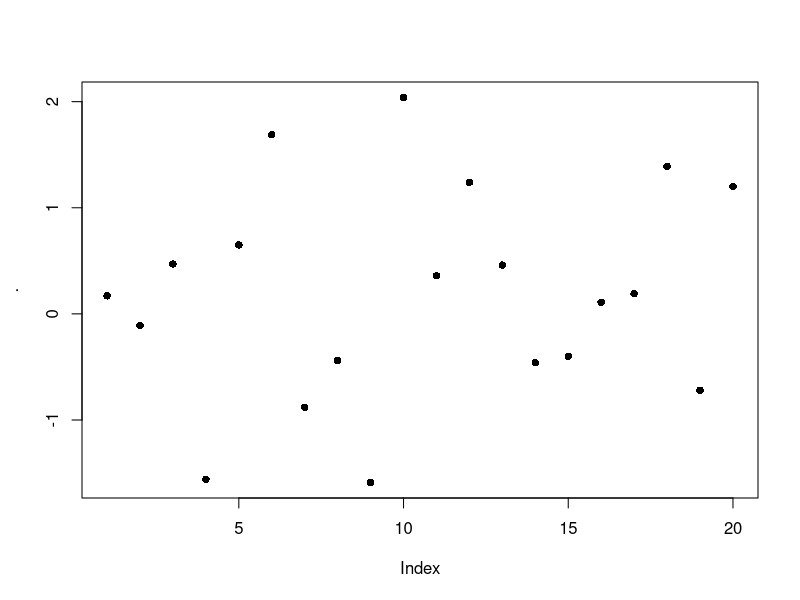
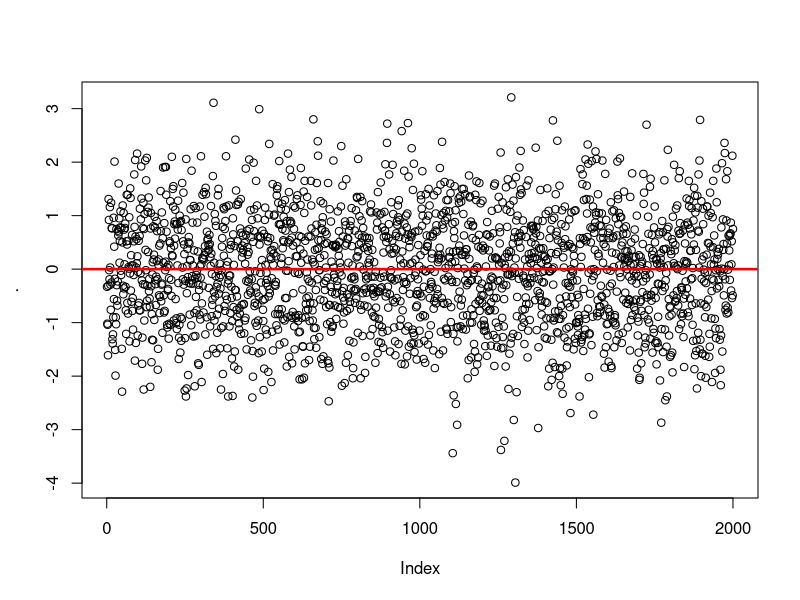

Write R code to recreate these figures, in order. (Note: this script raises an error after producing the figures.)
# __________________________________________________________________
# R VOCABULARY 
# __________________________________________________________________

library("dplyr")
library("reshape2")
library("lazyeval")
library("ggplot2")
library("labeling")
library("lubridate")


# help(package="base")
# rm(list=ls())

# TODO: -------
# duplicated, charmatch, aggregate
# use regular expressions to break filenames into type of file        


# flatten a list: 
(l <- list(item1=4, item2=2, item3=c(100, 200)))  # surrounding with () calls print 
(unlist(l))
(unname(unlist(l)))  # returns numeric vector; also try: unlist(l) %>% unname  


# flattening a list of dates does weird stuff: 
datelist = as.list(c(ymd("2017-01-01"), ymd("2017-01-01")))
unlist(datelist)  # not good 
do.call("c", datelist)  # this is good 


# rep and seq: --------------------
rep(letters[1:3], times=2)  # same as rep(letters[1:3], 2)
rep(letters[1:3], each=2)
rep(letters[1:3], times=2, each=2)
rep(letters[1:3], times=2, each=2, length.out=2)
rep_len(letters[1:3], length.out=40)  # could be useful if you don't know the length of a vector, but you want to keep recycling it until total length reaches a target value. 
rep(letters[1:3], times=(1:3))
rep(letters[1:3], c(1,5,12))

seq(1,26)
seq(1,26,by=3)
seq(1,26, length.out=4)  # generates a sequence of length.out=4 equally spaced values from 1 to 16. (length.out is usually abbreviated to length or len, and seq_len is much faster.)
seq(along.with=month.abb)  # can abbreviate as e.g. seq(month.abb) or seq(letters); verbose alternative: seq(1, length(month.abb))
seq(along.with=rnorm(20))# generates sequence 1,2,3... ending with length(month.abb)
seq(c("apple", "orange", "banana"))

x<-round(rnorm(20), 2); names(x) <- seq(rnorm(20)); x %>% plot(pch=16) 
x<-round(rnorm(2000), 2); names(x) <- seq(rnorm(2000)); x %>% 
  plot(pch=1) %>% abline(h=0, lwd=2.5, col="red")


any(c(rep(FALSE, 9), TRUE))  # any TRUEs in the vector? 
any(c(2<1, 4>5, 6==7))

x <- c(4,3, NA, 1,1,23)
any(is.na(x))  # is.na(x) returns a logical of same length as x 



x<- rnorm(10)
range(x)
all(x < 2)  # x<2 returns a logical vector of same length as x; all(x<2) returns TRUE only if all values are TRUE 
all(x < 2, x > (-2))
all(1<2, 2==2, 3>2)
all(c(TRUE, TRUE, TRUE, FALSE))


4 %in% c(1,1,4,1)  # TRUE 
"s" %in% letters  # TRUE
1:4 %in% 1:10  # returns vector of same length as vector on left side of %in%
c(1:4, 12) %in% 1:10
c("g", 7) %in% letters 


match("s", letters)
match(c("a", "s", "f"), letters)
x <- c(4,3, NA, 1,1,23, NA)
match(NA, x)  # Note that match() only returns first match 


which(c(rep(FALSE, 5), TRUE, rep(FALSE, 4), TRUE))  # Takes a logical vector, returns numeric pointing to positions of TRUE values 
which(c(4==5, 2==3))
which(c(4==5, 2==3, 3==3, 4<5, 9>4))


x <- rep(1.0,10); y <- rep(0.99999999999, 10)
all.equal(target=x, current=y, tolerance = 10^-10)
all.equal(target=x, current=y, tolerance = 10^-20)


identical(2, 2.0)  # TRUE 

set.seed(1)
x <- rnorm(10)
set.seed(1)
y <- rnorm(10)
identical(x,y) # TRUE 


stopifnot(c(TRUE, TRUE))
stopifnot(c(FALSE, TRUE))  # returns an error if not all TRUE 
stopifnot(c(2<3, 4>5))


x <- airquality[, -1] # x is a regression design matrix
y <- airquality[,  1] # y is the corresponding response
stopifnot(complete.cases(y) != is.na(y))  # complete.cases returns a logical 
ok <- complete.cases(x, y)  # returns logical of same length as num rows of x and y
sum(!ok) # how many are not "ok" ? NOTE that "!" on a logical gives its inverse: !c(TRUE, FALSE) = c(FALSE, TRUE)
x <- x[ok,]
y <- y[ok]


# subsetting: -----
# 3 ways of subsetting a df for first column:
airquality[1]  # returns data frame (which is a type of list; subsetting list with [] always gives list)
airquality[[1]]  # returns the *contents* of element 1 in the df - integer atomic vector. [[]] can only return 1 thing 
airquality$Ozone  # returns integer atomic vector. Note that $ is shorthand, where x$y = x[["y", exact=FALSE ]]



cumsum(1:10)  # pseudocode: for i in 1:10, result[1] = i, result[2]=i+result[1]
cumprod(1:10)
cummin(1:10)  # along the entire length of input vector, 1 is min 
cummax(10:1)


# row and column sums, means: ---------------
x <- data.frame(x=rnorm(10)*10, y=rnorm(10)) %>% print 
colSums(x)
rowSums(x) %>% data.frame()

apply(x, 1, mean)  # means of rows 
apply(x, 2, mean)  # means of columns 


# first differencing: -----------
diff(1:10, lag = 1, differences = 1)  # diff gives differecnes between successive elements in a vector 
diff(seq(1,50, by=5), lag=1, differences=1)
(diffs1 <-diff(c(1,5,2,2,10,.5,-1,3,-4,30), lag = 1, differences = 1))
length(diffs1)

# second differencing: 
(diffs2 <-diff(c(1,5,2,2,10,.5,-1,3,-4,30), lag = 1, differences = 2))  
diffs2 == diff(diffs1, lag = 1, differences = 1)  #  setting arg differences > 1 means you recursively apply diff a specified number of times 
length(diffs2)  # note that this has one less element than diffs1

# differencing at lags (i.e. not immediately successive elements)
(diffs3 <-diff(c(1,5,2,2,10,.5,-1,3,-4,30), lag = 2, differences = 1))  
length(diffs3)


# removing duplicate rows from a df: -----------
# path.join.filter.dedup <- path.join.filter[!duplicated(path.join.filter), ]


# cut a range to get a factor: -------------------
x <- 1:100 
cut(x, breaks=seq(0,100,5), labels= paste("Level", 1:20))  # divide range of x into levels of a factor; 
# note that length of labels is 1 less than length of breaks
# also, first value of breaks is lower than min value of x 
table(cut(x, breaks=seq(0,100,5), labels= paste("Level", 1:20)))



# reorder factor levels using values in another column -------------
# first create data: 
df <- data.frame(area=letters[1:10], 
                 total=c(10,2,1,rnorm(6),20)); df

# graph looks ugly: 
ggplot(df, aes(x=area, y=total)) + geom_bar(stat="identity")

# find order of factor levels that you want: 
order(df$total)  # this gives ascending order; for descending, rev(order(df$total))

# reset factor levels: 
df <- df %>% mutate(area=factor(area, 
                          levels=area[order(df$total)])); df

str(df)  # factor levels reset

# graph again: 
ggplot(df, aes(x=area, y=total)) + geom_bar(stat="identity")  # SUCCESS!


# if there is an obvious way to order your factor levels (e.g. alphabetical), 
# you can try using ordered(): 
# create a factor with default ordering: 
ordered(rep(1:12, length=24))
ordered(c("blue", "green", "yellow"))
ordered(paste0("level_", 1:30))  # doesn't work well 

# let's try again: 
two.digits.numbers <- 
      sapply(1:30, function(x){
            x.char <- as.character(x)
            if (nchar(x.char) < 2){
                  x <- paste0("0", x)
            } else {
                  x <- x.char
            }
            return(x)
      }
      )

ordered(paste0("level_", two.digits.numbers))  # works! 

#**************************************************





#**************************************************
pmin(1:4, 0:3)  # gives "parallel" min - min of each pair of elements, where one element is from vector1, the other from v2. 

x <- sort(rnorm(100));  cH <- 1.35
quantile(x, probs = seq(0, 1, 0.25), na.rm = FALSE, names = TRUE)
# quantiles are cutpoints dividing the range of a probability distribution into contiguous intervals with equal probabilities. 
# quartiles are the three cut points that will divide a dataset into four equal-size groups
pmin(cH, quantile(x)) # no names
pmin(quantile(x), cH) # has names
plot(x=x, y=pmin(cH, pmax(-cH, x)), type = "b", main =  "Huber's function")



# & and && --------
x <- 1 
y <- 1

if (x==1 & y==1){print("yes")} else {print("no")}
if (x==1 && y==1){print("yes")} else {print("no")}
# when x and y are single element vectors, doesn't make a difference 

x <- c(1,1) 
y <- c(1,0)

if (x==1 & y==1){print("yes")} else {print("no")}
# "single &" returns warning: only first element used. Compare with: 
x==1 & y==1  # no warning, but this output can't be used in an if()
               # condition easily 

if (x==1 && y==1){print("yes")} else {print("no")}
# && evaluates left to right examining only the first element of each vector
# Hence, && is preferred in if conditions 

# compare: 
x==1 && y==1
x[2]==1 && y==1  # comparing second element of x (which is first element
                 # of x[2]) with first element of y


# merge: -------------------------------
# merging vectors (doesn't make much sense): 
x <- letters
y <- letters[3:4]
merge(x,y)  # prob not what you want: this is the cartesian product (?) of the 2 sets 


# MERGING DATA FRAMES: -----------
# if the column you're merging on has the same name in both dfs, there's no need to 
# specify by="" argument, because it is automatically interpreted that you are joining on that column 

x <- data.frame(a=letters, b.x=rnorm(26)) %>% print 
y <- data.frame(a=c(letters[3:4], "test"), d.y=rnorm(3), e.y=rep("yo", 3)) %>% print 

merge(x,y)  # inner join; 
merge(x,y, all=TRUE)  # outer join
merge(x,y, all.y=TRUE)  # right join
merge(x,y, all.x=TRUE)  # left join
merge(x,y, all.x=TRUE, all.y=TRUE)  # outer join again




# if the column you're merging on has the diff name in the 2 dfs, you need to specify the 
# by.x and by.y arguments 

x <- data.frame(a=letters, b.x=rnorm(26))
y <- data.frame(a.y=c(letters[3:4], "test"), d.y=rnorm(3), e.y=rep("yo", 3))

merge(x,y, by.x="a", by.y="a.y")  # INNER JOIN 
merge(x,y, all=TRUE, by.x="a", by.y="a.y")  # OUTER JOIN 
merge(x,y, all.y=TRUE, by.x="a", by.y="a.y")  # RIGHT JOIN
merge(x,y, all.x=TRUE, by.x="a", by.y="a.y")  # LEFT JOIN 


#... another example: -----------------
authors <- data.frame(
      surname = I(c("Tukey", "Venables", "Tierney", "Ripley", "McNeil")),
      nationality = c("US", "Australia", "US", "UK", "Australia"),
      deceased = c("yes", rep("no", 4)))
books <- data.frame(
      name = I(c("Tukey", "Venables", "Tierney",
                 "Ripley", "Ripley", "McNeil", "R Core")),
      title = c("Exploratory Data Analysis",
                "Modern Applied Statistics ...",
                "LISP-STAT",
                "Spatial Statistics", "Stochastic Simulation",
                "Interactive Data Analysis",
                "An Introduction to R"),
      other.author = c(NA, "Ripley", NA, NA, NA, NA,
                       "Venables & Smith"))

(m1 <- merge(authors, books, by.x = "surname", by.y = "name"))
(m2 <- merge(books, authors, by.x = "name", by.y = "surname"))


#... merging on dates: --------------
admits <- data.frame(dates = as.Date(c("2017-01-12", "2017-01-15")), 
                     num_cases = c(450,12))
census <- data.frame(dates = as.Date(c("2017-01-12", "2017-01-31")), 
                     num_pts = c(14030, 9912))
date_string <- data.frame(dates = seq(as.Date("2017-01-01"), as.Date("2017-01-31"), by="1 days")) 

# column to match on has same name in all 3 dfs, so no need to specify "by=" argument 
finaldf <- merge(date_string, admits, all.x=TRUE) %>% 
                  merge(census, all.x=TRUE) %>% print 

# if appropriate, replace NAs with zeroes: 
finaldf <- mutate(finaldf, 
                  num_cases=sapply(num_cases, function(x) if(is.na(x)==TRUE){0} else {x}), 
                  num_pts=sapply(num_pts, function(x) if(is.na(x)==TRUE){0} else {x})
                  ) %>% print 

finaldf.m <- melt(mutate(finaldf, dates=as.character(dates))) %>% print 
dcast(finaldf.m, dates ~ variable)  # reverses the melting operation 
dcast(finaldf.m, variable ~ dates)  # reverse rows and columns 

# ... merging with dplyr::right_join: --------
# path.join.phn <- right_join(path, path.waitlist.data,
#                             by =c("mrn" = "mrn.w", 
#                                   "ad.date.adtc" = "ad.date"))


# sort and order: ------------------
x <- c(1,1,3,-1,0,19,1,9,7,32)
sort(x)
sort(x, decreasing=TRUE)
rev(x)  # just reverses arguments 

order(x)  # returns an ordered numeric vector: order(x)[1] returns the position in x where the smallest element in x is found 
x[order(x)]  # arranges x in ascending order 


# Run-length encoding (RLE) is a very simple form of lossless data compression in which runs of data (that is, sequences in which the same data value occurs in many consecutive data elements) are stored as a single data value and count, rather than as the original run
x <- rev(rep(6:10, 1:5))
rle(x)
class(rle(x))  # type of list
rle(x)[1]
unname(unlist(rle(x)[1]))

z <- c(TRUE, TRUE, FALSE, FALSE, TRUE, FALSE, TRUE, TRUE, TRUE)
rle(z)
rle(as.character(z))

x <- c(rep("a", 4), "c", rep("g", 10))
unique(x)

# TABLE ----------------------------------------------
df <- data.frame(a=sample(100,10), 
                 b=sample(2000, 10))
table(df)  # you can call table() on purely numeric data, but it's kinda useless 
table(df$a)  # still useless 

df$c= sapply(1:10, function(x) sample(c("Group1", "Group2"), 1, replace=TRUE))
df

table(df)  # still pretty useless 
table(select(df, a,c))   # possibly useful: this converts the data from "long" to "wide" format; compare with > select(df[order(df$a), ], a,c)
table(select(df, b,c))  # possibly useful 
table(df$c)  # probably the best use of table() for this data 


# Simple frequency distribution:
table(rpois(100, 5))  # n=100, lambda=5
table(state.division, state.region)

with(airquality,
     table(OzHi = Ozone > 80, Month, useNA = "ifany"))  # with() seems to be a 
# precursor to the pipe operator (%>%)


# copy table from R to Excel: ---------------------
df <- data.frame(a=rnorm(20), b= sample(c(TRUE, FALSE), 20, replace=TRUE)) # %>% print
write.table(df, file="clipboard", sep="\t", row.names=FALSE)  # now paste in Excel 

# copy via clipboard from excel to R: 
#select column in excel %>%
x <- readClipboard()


# ifelse() : ------------------------------------
x <- c(6:-4)
sqrt(x)  #- gives warning
sqrt(ifelse(x >= 0, x, NA))  # no warning

## Note: the following also gives the warning !
ifelse(x >= 0, sqrt(x), NA)

l <- sample(c("a", "b", "c"), 1)
ifelse(l >= "b", "high", "low")


# DATES --------------------------------------------
# ...create strings of dates ----
seq(ISOdate(2017,1,1), ISOdate(2017,1,31), by="day") %>% substr(1,11)  # Jan to Feb 

seq(ISOdate(2017,1,1), ISOdate(2017,1,31), by="7 day") %>% 
  substr(1,11)  # only week start dates 

seq(ISOdate(2017,2,1), ISOdate(2017,1,1), by="-1 day") %>% substr(1,11)  # Feb to Jan 

# Note: ISOdate() is a wrapper for strptime()


# Alternatively, you can use as.Date: 
seq(as.Date("2017-01-01"), as.Date("2017-04-05"), by="1 day")

dates <- seq(as.Date("2017-01-01"), as.Date("2017-04-05"), by="7 day")  # only first day of weeks 
date_and_wkday <- data.frame(dates = dates, 
                             days = weekdays(dates)) %>% print 




# ...identify fiscal year from date : -------------------
x <- data.frame(date = c("2013-01-01", "2013-06-06", "2015-02-28", "2015-09-04"), 
                m=rep(NA,2), 
                y=rep(NA,2), 
                fyear = rep(NA,2)); x

for(i in 1:nrow(x)){
      x$m[i] <- substr(x$date[i], 6,7) %>% as.numeric
      x$y[i] <- substr(x$date[i], 1,4) %>% as.numeric
      if(m[i] %in% 4:12){
            x$fyear[i] <- x$y[i]+1
      } else {
            x$fyear[i] <- x$y[i]
      }
}
print(x)

# without extra columns for date and year: 
x <- data.frame(date = c("2013-01-01", "2013-06-06", "2015-02-28", "2015-09-04"), 
                fyear = rep(NA,2)
                ); x

for(i in 1:nrow(x)){
      m <- substr(x$date[i], 6,7) %>% as.numeric
      y <- substr(x$date[i], 1,4) %>% as.numeric
      if(m %in% 4:12){
            x$fyear[i] <- y+1
      } else {
            x$fyear[i] <- y
      }
}
print(x)



# using lubridate package: ----------------------------------------
dates <- c("2017-01-01", "2017-02-01", "2017-08-21")

class(dates)  # "character"


ymd(dates) # %>% class  # "Date"
# this function takes a char and converts to date, using the ymd format to 
# do the conversion. It DOESN'T *cast* to ymd format 

mdy(dates)  # doesn't work 
dates2 <- c('12-31-2017'); class(dates2)
mdy(dates2); class(mdy(dates2))

# convert to time in format hh:mm
timechar <- "12:30"
time <- strptime(timechar, format="%R"); time2
time <- strptime(timechar, format="%I"); time2


# convert ymd to mdy: 
ymd(dates) %>% format('%m%d%Y')

# arithmetic with dates and times: 



# SET OPERATIONS ---------------------------------------------

setA<-c("a", "b", "c", "d", "e")
setB<-c("d", "e", "f", "g")

union(setA,setB)
intersect(setA,setB)
setdiff(setA,setB)  # Note, however, that the difference between two sets is order-dependent. It is the material that is in the first named set, that is not in the second named set. 
setequal(c(setdiff(setA,setB),intersect(setA,setB),setdiff(setB,setA)), 
         union(setA,setB))


# SAMPLE() --------------------------------------------------
sample(10)  # gives permutation of all elements; same as sample(1:10)
sample(10, 1) 
(x <- sample(10, replace=TRUE)); setdiff(1:10, x)
sample(letters, 3)

sample(c("a", "b"),1, prob=c(.9, .1))  # The optional prob argument can be used to give a vector of weights for obtaining the elements of the vector being sampled. They need not sum to one, but they should be non-negative and not all zero.

# create a discrete distribution with specified probabilities:
v <- vector()
for(i in 1:1000){
  v[i] <- sample(c(TRUE, FALSE, "error"), 1, prob=c(.90, .09, .01))
}

table(v) %>% barplot  # plotting with base R 

# plotting with ggplot: 
dat <- as.data.frame(table(v)) %>% melt %>% select(1,3)
ggplot(dat, aes(x=v, y=value)) + 
  geom_bar(stat="identity") + 
  geom_hline(yintercept=0, size=1)



# COMBINATIONS --------------------------------------------------
choose(3,2)  # number of combinations of 2 elements that can be chosen from a set of 3 elements 
choose(10,1); choose(10,2); choose(30,2)

# counting num permutations: 
n <- 10
k <- 5 
choose(n,k)*factorial(k)

par(mfrow=c(2,1))
# graph of num combinations 
sapply(1:10, function(x) choose(10, x)) %>% 
  plot(type='l', main="num permutations, combinations of x objects from a total of 10 objects", 
       xlab = "x", 
       ylab = "num combinations")

# graph of num permutations 
sapply(1:10, function(x) choose(10, x)*factorial(x)) %>% 
  plot(type='l', 
       xlab = "x", 
       ylab = "num permutations")
par(mfrow=c(1,1))


# sample with/without replacement: -----------
sample(10)  # same as sample(1:10); default is replace=FALSE 
sample(10,2)
sample(10,100, replace=TRUE) 
sample(c("hi", "bye"), 30, replace=TRUE)

# simulate 100 rolls of a die: 
sample(6, 100, replace=TRUE) %>% mean
sample(6, 100, replace=TRUE) %>% mean


# find all files in a folder and all subfolders: ---------
setwd("\\\\vch.ca/departments/Projects (Dept VC)/Patient Flow Project/Coastal HSDA/2017 Requests/2017.10.10 LGH redevelopment - patient flow between old and new buildings")
list.files()
list.files(recursive = TRUE)
writeClipboard(list.files(recursive = TRUE))  # paste in notepad

files.df <- data.frame(file=as.character(list.files(recursive = TRUE)))
files.df <- mutate(files.df, 
                   file=as.character(file), # for some reason as.character 
                                              # didn't work above  
                   type=sapply(file, 
                               function(x){
                                     splitname <- strsplit(x, split="\\.") %>% 
                                                unlist %>% unname 
                                     l <- length(splitname)
                                     return(splitname[l])
                               }
                   ))

# examine structure: 
str(files.df)
head(files.df, 10); tail(files.df, 10)  

# get only R files: 
r.files <- filter(files.df, 
                  type=="R") %>% print


# FILL CONTAINER WITH LOOP: ----------------------
# create an empty container and fill it using a loop. We require that any type and any number of objects can be placed in the container, regardless of whether they are numeric or character or logical: 
container <- vector(mode="list")
# container <- list()  # this also seems to work? 

for(i in 1:10){
  x <- rnorm(1)
  print(paste("x=", x))
  if (x < 0.01){
    container[i] <- list(1:10)    
  } else if (x < 0.8) {
    container[i] <- list(rnorm(i))
  } else {
    container[i] <- list(rep("test", i))
  }
}

str(container)
summary(container)



# BUILD A DATAFRAME WITH A LOOP: --------------
# set up empty list: 
datalist = list()

for (i in 1:5) {
      # ... make some data
      dat <- data.frame(x = rnorm(10), y = runif(10))
      dat$i <- i  # maybe you want to keep track of which iteration produced it?
      datalist[[i]] <- dat # add it to your list; NOTE THAT WE USE [[]] !!!!
}

datalist  # each element of hte list is a dataframe 
# compare datalist[1] with datalist[[1]]; first is a list, second is contents 
      # within that list 

# join elements of list into a single df with do.call()
big_data = do.call(rbind, datalist) %>% print 

# alternative without using do.call: 
df1 <- datalist[[1]]
for(i in 2:5) {df1 <- rbind(df1, datalist[[i]])}
df1

identical(big_data, df1)  # TRUE 

# LAPPLY AND FRIENDS: -------------------------------
x <- list(a = 1:10, beta = exp(-3:3), logic = c(TRUE,FALSE,FALSE,TRUE)) %>% print 

# > lapply: -------------
# compute the list mean for each list element
lapply(x, mean)
# median and quartiles for each list element
lapply(x, quantile, probs = 1:3/4)
# Format for lapply is lapply(X, FUN, ...). Note that "probs=1:3/4" is being passed to "..." above, and is "passed to" the function quantile(). 

# > sapply and vapply ------
sapply(x, quantile)
i39 <- sapply(3:9, seq) # list of vectors
sapply(i39, fivenum)  # five number summary as a vector 
vapply(i39, fivenum)
vapply(i39, fivenum,
       c(Min. = 0, "1st Qu." = 0, Median = 0, "3rd Qu." = 0, Max. = 0))  
#^^ 3rd arg is FUN.VALUE: a vector template for the return value from FUN
# vapply is very similar to sapply, but with predefined format for output 




# > using apply to find row/column means -------
apply(x, 1, mean)  # means of rows 
apply(x, 2, mean)  # means of columns 

# > mapply: --------------
# mapply is a multivariate version of sapply
mapply(rep, x = 4:1, times=4:1)
# each iteration, rep takes 2 args one from the first arg from mapply, one 
#     from the second 

mapply(rep, times = 1:4, MoreArgs = list(x = 42))
# MoreArgs is used to pass arguments that are NOT "vectorized over"...? 
mapply(rep, times = 1:4, x=list(x = 42))  # what's the difference? 

mapply(function(x, y) seq_len(x) + y,  # define function to be applied 
       c(a =  1, b = 2, c = 3),  # names from first
       c(A = 10, B = 0, C = -10))
# pseudocode: create sequence of length a=1, then add A=10 to EACH element; 
#             create sequence of length b=2, then add B=0 

rnorms <- data.frame(n=rep(100,2), 
                     mean=c(4,50), 
                     var=c(.5, 3)) %>% print 
mapply(rnorm,
       n=rnorms$n, 
       mean=rnorms$mean, 
       sd=sqrt(rnorms$var)) %>% as.data.frame 

# **********************************
(v <- structure(10*(5:8), names = LETTERS[1:4], 
                types=c("red", "yellow", "blue", "green")))
# structure() returns the given object with further attributes that you can 
# set 

# not entirely sure what's happening here: 
f2 <- function(x, y) outer(rep(x, length.out = 3), y)
(a2 <- sapply(v, f2, y = 2*(1:5), simplify = "array"))
a.2 <- vapply(v, f2, outer(1:3, 1:5), y = 2*(1:5))
stopifnot(dim(a2) == c(3,5,4), all.equal(a2, a.2),
          identical(dimnames(a2), list(NULL,NULL,LETTERS[1:4])))

# ...sampling distribution of sample mean of exp r.v.: ----
replicate(10000, mean(rexp(10))) %>% hist

# using ggplot: 
df <- replicate(10000, mean(rexp(10))) %>% as.data.frame  
colnames(df) <- "value"

# set a theme variable that can be used for graphs later: 
mytheme <- theme(axis.text.x=element_text(size = 16),
                 axis.text.y=element_text(size=14),
                 
                 axis.title.x=element_text(size=20), 
                 axis.title.y=element_text(size=18), 
                 
                 strip.text.x=element_text(size=18), 
                 
                 panel.background = element_rect(fill = NA))

# without setting theme: 
p1 <- ggplot(df, aes(x=value)) + 
  geom_histogram(aes(y=..count..)) + # not really necessary to specify 
  # aes(y=..count..), but good to be explicit. You can just give 
  # "+ geom_histogram() +"  ...
  scale_x_continuous(limits=c(0,3), 
                     labels=seq(0,3, .25), 
                     breaks=seq(0,3, .25), 
                     expand = c(0,0)) +  # used to remove space between 
                                         # axis and labels  
      scale_y_continuous(expand = c(0,0)) + 
      
      geom_hline(yintercept=0, size=1) + 
      geom_vline(xintercept = 0, size=1);p1

# with theme: 
p1 + mytheme

# add density: 
(p2 <- p1 + geom_density(aes(y=..density..*900), size=1, colour="blue", alpha=.8))

p3 <- ggplot(df, aes(x=value)) + 
  geom_density(aes(y=..density../sum(..density..))); p3 
#   geom_histogram(aes(y=..density../sum(..density..)), fill=NA, colour="black")


# summary(p1); summary(p2)


# ... use lapply to create multiple distribution curves: -----

# create input vector: 
input=seq(-4,4, length=1000)

# define dist function family: X~N(0, 1/n): 
fx <- function(n, input_vector){
      dnorm(input_vector, mean=0, sd=(1/sqrt(n)))  # change to pnorm() to get CDFs 
}

# create data frame with x and f(x) values for different values of n: 
normal_curves <- lapply(seq(1:20), fx, input_vector=input) %>% 
      # "input_vector=x" => specify that second arg of fx always 
      # takes value x
      as.data.frame

colnames(normal_curves) <- paste0("n", 1:20)
normal_curves <- mutate(normal_curves,
                        x=input) %>%  # x is input vector
                  select(21,1:20)

str(normal_curves)

# putting data in long form to allow facetting by value of n: 
normal_curves_long <- melt(normal_curves, id.vars = "x")
str(normal_curves_long)

p1 <- ggplot(normal_curves_long, aes(x=x, y=value, group=variable)) + 
      geom_line() + 
      geom_text(data=filter(normal_curves_long,
                            x>=1 & x<=1.01),  # filtering to get single point from each                                                  curve 
                aes(label=variable), 
                col="red") ; p1 

# splitting data frames with split( ) :  --------------------------
split(mtcars, mtcars$cyl)

# example from split( ) help: 
require(stats); require(graphics)
n <- 10; nn <- 100
g <- factor(round(n * runif(n * nn)))  # 1000 integer values between 0:10  
x <- rnorm(n * nn) + sqrt(as.numeric(g))  # 1000 random values 
xg <- split(x, g)  %>% print  # note that each vector is of a different length 
boxplot(xg, col = "lavender")  # when g is large, sqrt(g) is large, so x values 
      # are higher 

sapply(xg, length)  # how many values in each group? lapply() %>% unlist( )
      # also works: 
# lapply(xg, length) %>% unlist
sapply(xg, mean)  # mean x value by level of g
# lapply(xg, mean) %>% unlist 


### Calculate 'z-scores' by group (standardize to mean zero, variance one)
z <- unsplit(lapply(split(x, g), scale), g)

# same thing, using pipes: 
z <- split(x,g) %>%  # split by levels of g 
      lapply(scale) %>%  # apply function scale() to each component 
      unsplit(g)   # combine back into a vector
plot(z)



# and check that the within-group std dev is indeed one:  
tapply(z, g, sd)  
# Interpretation: tapply takes 2 vectors, *splits* the first according to levels of 
# the second (thus creating a "ragged array"), then it *applies* a function to 
# each component, then it *combines* the results back into a vector.


# scale(x, center = TRUE, scale = TRUE): -----------
# If center is TRUE then centering is done by subtracting the column 
# means (omitting NAs) of x from their corresponding columns, and if 
# center is FALSE, no centering is done. 
# You can also supply a numeric vector of same length as num cols of x 
# to specify a particular value to subtract from each column entry. 
# 
# If scale is TRUE then scaling is done by dividing the (centered) 
# columns of x by their standard deviations if center is TRUE, and 
# the root mean square otherwise.



# Compound assignment pipe operator: ---------
# let's say we want an input vector of norm rvs, but it's lenght has to also be 
# a POISSON rv. We start by assigning the lenght, then generate a rnorm vector of 
# that length: 

# > approach 1: --------
set.seed(111)
(input <- rpois(1, 10))

# now update input
input <- input %>% rnorm %>% print 

# > approach 2: ----------
input %<>% rnorm %>% print 






# Pattern Matching and Replacement -------------------------------
# grep(value = FALSE) returns a vector of the indices of the elements of x that yielded a match (or not, for invert = TRUE. This will be an integer vector unless the input is a long vector, when it will be a double vector.                                                                                            

# grep(value = TRUE) returns a character vector containing the selected elements of x (after coercion, preserving names but no other attributes).

# grepl returns a logical vector (match or not for each element of x).

grep("[a-z]", letters)
grep("May", month.abb, invert=TRUE)  # find months that are NOT "May"
grep("wed", tolower(c("Monday", "Tuesday", "Wednesday")))
grep(c("wed", "mon"), tolower(c("Monday", "Tuesday", "Wednesday")))  # In grep(c("wed", "mon"), tolower(c("Monday", "Tuesday", "Wednesday"))):argument 'pattern' has length > 1 and only the first element will be used

charmatch(c("mon", "wed"), tolower(c("Monday", "Tuesday", "Wednesday", "Monday")))
# note that charmatch can take more than one element in its first argument. However, its rules for return values are a bit strange: 
      # if unique exact match OR (unique partial match and no exact match) -> 
            # match index returned
      # if multiple exact OR multiple partial -> 0 returned 
      # if no match, then nomatch argument value returned 
      # Thus, charmatch can be useful in seeing whether a value can be used 
            # as a unique identifier?? 

grep("o", letters)  # 15
grep("o", "food")  # 1
grep("o", c("food", "wood"))  # 1,2 
grep("o", c("food", "wood"), value=TRUE)
grepl("o", c("food", "wood"))

# note that "food" is a single element, which does contain an "o", so we get 1 returned. The 2 "o"s in food are not counted seperately. To do that, try: 

countOs <- function(x){
  require("dplyr", lib="H:/R packages")
  
  x.split <- strsplit(x, split=NULL) %>% unlist 
  
  returnOs <- function(x1){
    x2 <- tolower(x1)
    if(x2=="o"){1}
    else{0}
  }
  
  sapply(x.split, returnOs) %>% sum
}

# test function: 
test_countOs <- function(){
  sapply(list("hi", "hO", "OOoo", "yo", "only one", "frib", "N00", "123"),
         countOs)
}
test_countOs()

# apply the function: 
countOs("food")  # 2
countOs("Markov chains were introduced by Andrei Andreevich Markov (1856-1922) and were named in his honor.")  # 5 

# note how the function "countOs" promotes modularity and abstraction in the code: it is completely self-contained, so it doesn't need to refer to a function or object defined anywhere else, so you can use it in any environment. Just give it the input it expects and it will give you the output you expect. This is how you keep code from getting ridiculously complicated and interconnected. 

gsub("g", "Goose", letters)
gsub("g", NA, letters)

strings <- c("foo", "foo", "bar", "foo", "qux")
sub("foo", "yib", strings) 
gsub("foo", "yib", strings) 
# what's the difference between sub and gsub? 

# FUNCTIONS ------------------------------------------

# Use of "...": --------------------------------------
f <- function(...){
  list(...)
}
# f takes a variable number of arguments (i.e. user can put in anything they like there), then just lists what those arguments were. 


# TEST CASES: 
# function call: 
f(x=2, l=TRUE)

# Another function: 
f2 <- function(x,y, ...){
  print(x/y)
  otherArgs <- list(...)
  print(otherArgs)
  if (length(list(...)) > 0){
      if (any(unlist(list(...)))){
          print("At least one TRUE in otherArgs")
      } else {
          print("No TRUEs in otherArgs")
      }
  } else {
      print("No TRUEs in otherArgs")
  } 
}

# function call:
f2(1,5,TRUE, FALSE)
f2(1,5)
f2(1,5,FALSE, FALSE)

# Using ... in a useful way: ----------------------------------

# write a function that drops extreme values, then returns quantiles:
# in general, this approach could be useful because you can build in several steps into a single function (step1: drop extreme values, step2: calculate quantiles). However, you need a way to pass in arguments that will be used in later steps. That's what "..." is for. 

x <- rnorm(50)

f3 <- function(x){
  x2 <- sort(x)
  lower.limit <- quantile(x2, prob=.1)
  upper.limit <- quantile(x2, prob=.9)
  x3 <- x2[x2>lower.limit & x2<upper.limit]
  quantile(x3)
}

f3(x)  # compare with quantile(x)
f3(x, probs=c(.25, .5, .75))  
# Error in f3(x, probs = c(0.25, 0.5, 0.75)): unused argument (probs = c(0.25, 0.5, 0.75))

# To prevent the error, we need to rewrite f3 to allow it to take extra arguments: 

f4 <- function(x, ...){
  x2 <- sort(x)
  lower.limit <- quantile(x2, prob=.1)
  upper.limit <- quantile(x2, prob=.9)
  x3 <- x2[x2>lower.limit & x2<upper.limit]
  otherargs <- list(...)
  
  if(!is.null(otherargs)){
#     print(otherargs)  # note that this is just printed, not returned by the function
  }
  
  if(!is.null(otherargs$probs)){
#     print(quantile(x3, probs=otherargs$probs))
    quantile(x3, probs=otherargs$probs) %>% unlist
  } else {
#     print(quantile(x3))
#     print("default probs used")
    quantile(x3) %>% unlist
  }
}

# FUNCTION CALLS: 
f4(x)  # compare with quantile(x)
f4(x, probs=c(.08, .35, .57, .75, .99))  # compare with quantile(x, probs=c(.08, .35, .57, .75, .99))
f4(x, probs=c(.08, .35, .57, .75, .99), na.rm=TRUE)

# note what we can do with function f4: 
vectors <- vector(mode="list")
for(i in 1:10000){
  vectors[i] <- list(rnorm(500))
}

result <- lapply(vectors, f4, probs=c(.08, .35, .57, .75, .99), arg=NULL) %>%
  as.data.frame
names(result) <- paste0("sample_", 1:length(vectors))
str(result)
summary(result)
# result

result.long <-  melt(result) %>% 
  mutate(probs=as.factor(rep(c(.08, .35, .57, .75, .99), length(vectors)))) %>% 
  select(variable, probs, value)
str(result.long)
head(result.long, 100)

# quick analysis: 
boxplot(result.long$value)
filter(result.long, probs==.08) %>% select(value) %>% boxplot 
plot(value~probs, data=result.long)

# using ggplot: 
p1 <- ggplot(result.long, aes(x=probs, y=value)) + 
  geom_boxplot()  
#   facet_wrap(~probs, ncol=2)
p1


p08 <- filter(result.long, probs==.08) %>% select(value) %>% unlist
p57 <- filter(result.long, probs==.57) %>% select(value) %>% unlist

plot(p57~p08)

# ...rationale-----------------------------------------------------------
# without f4, how would you do this? First loop over vectors to remove extremes, then loop over the result to calculate quantiles. Okay, but what if there were e.g. 10 intermediate steps requiring a different function for each? It would be very inelegant to have to write 10 loops and keep passing the result from one to the next. 

# Instead, we can put all the intermediate functions inside f4, and pass their arguments to them through f4!!! 




# RESHAPE PACKAGE:  ---------------------------------------------
# Melting: going from wide to long 
head(airquality)
aql <- melt(airquality) # [a]ir [q]uality [l]ong format; no ID vars
head(aql)
aql[c(1:5, 154:158, 307:311), ]  

# using Month and Day as ID vars: 
aql <- melt(airquality, id.vars = c("Month", "Day"), 
            variable.name = "climate_variable", 
            value.name = "climate_value")
head(aql)  # note that long data is grouped by measured variable name, and that id vars repeat after all data on one single measured variable name: e.g. month=5, day=1 will appear next to "Ozone" var, then again next to "Solar.R". This is how rows/tuples for particular (Ozone, Solar.R, etc.) values are recorded; otherwise there would be no way to know which values were associated with others. 

# only id vars get column names named after them. All other vars are in the "variable" column, which we've renamed to "climate_variable"
summary(aql)
aql[c(1:5, 154:158, 307:311, 460:464), ]


# In reshape2 there are multiple cast functions. Since you will most commonly work with data.frame objects, we'll explore the dcast function.

# Casting: going from long to wide: 
aql <- melt(airquality, id.vars = c("Month", "Day"))
aqw <- dcast(aql, Month + Day ~ variable)  # Month & Day remain as columns (with duplicates removed), while the distinct names in variable "swing out" to create new column names. The arguments on the left refer to the ID variables and the arguments on the right refer to names the measured variables. Everything not in the equation is assumed to be a column of values. 
head(aqw)


dcast(aql, Month ~ variable + Day)  # wide format with each day a column: e.g Month=5, var="Ozone" and Day=1 gets 1 column; Month=5, var="Ozone" and Day=2 gets another, etc. 
# "Month ~ variable + Day" ==> LHS args specify how many rows in output; RHS args specify how many columns 
dcast(aql, Month ~ variable)  # "Aggregation function missing: defaulting to length". E.g. for month=5 and column=Ozone, there are now 31 values; we can't display 31 values in a cell, so we default to aggregating by counting 


dcast(aql, Month ~ variable, fun.aggregate = mean, 
      na.rm = TRUE)  # Averages by month
dcast(aql, Day ~ variable, fun.aggregate = mean, 
      na.rm = TRUE)  # Averages by day of month, across months. 


# NOTE: the above could have been done with dplyr::group_by() and summarize(): 
# however, this is more tedious because every var has to be named
# group_by(airquality, Month) %>% summarize(mean(Ozone, na.rm=TRUE), 
#                                           mean(Solar.R, na.rm=TRUE),
#                                           mean(Wind, na.rm=TRUE),
#                                           mean(Temp, na.rm=TRUE)) %>% 
#                                     as.data.frame 




## ...another example: means by day of week----------------------
days.of.week <- weekdays(Sys.Date()+0:6)  # list of days in the week 

data <- data.frame(var1=rnorm(7000, mean=50,sd=4), 
                   var2=rpois(7000, lambda=3), 
                   day=rep(days.of.week, 1000))
head(data, 50)

# MELT: 
longdata <- melt(data)
# head(longdata)
# longdata[c(1:8, 7001:7008), ]  # note that long data is grouped by measured variable name, and that id vars repeat after all data on one single measured variable name 

# CAST: 
# avg.by.day <- dcast(longdata, day ~ variable)  # Aggregation function missing: defaulting to length
avg.by.day <- dcast(longdata, day ~ variable, 
                    fun.aggregate=mean, 
                    na.rm=TRUE)
avg.by.day

# ...playing with the example ---------------------------------------------
# let's see if means of var1 differ across days 
anova.model1 <- lm(value~day, data=filter(longdata, variable=="var1"))
summary(anova.model)  # compare with "avg.by.day" Note that avg.by.day is easier to read. 

p1 <- ggplot(avg.by.day, aes(x=day, y=var1)) + 
  geom_bar(stat="identity")  
#   scale_y_continuous(limits=c(49.7, 50.1))  # not sure why the bars disappear when I do this 
p1

(p1zoom <- p1 + coord_cartesian(ylim=c(49.88, 50.1)))  # Setting limits on the coordinate system will zoom the plot (like you're looking at it with a magnifying glass), and will not change the underlying data like setting limits on a scale will.



# DPLYR PACKAGE: -------------------------------------

# group_by( ): --------------
# converts df to tbl, with meta-instruction to do all subsequent operations in terms of groups. Note that on its own, group_by does not do any operation; it is usually used in conjunction with summarize()

mtcars
group_by(mtcars, cyl)  # a tibble, with instructions to do subsequent operations in terms of groups of cyl 
group_by(mtcars, cyl) %>% as.data.frame  # identical to initial df 


# ...comparing summarize() on grouped versus original df: ----------
grouped <- group_by(mtcars, cyl)

summarize(grouped, mean(hp)) %>% as.data.frame # compare with following: 
summarize(mtcars, mean(hp))

summarize(grouped, mean(hp), sd(hp), mean(disp), sd(disp)) %>% 
      as.data.frame
# compare with following: 
summarize(mtcars, mean(hp), sd(hp), mean(disp), sd(disp))


# ...try alternative groupings: --------------------------
(grouped_by_cyl <- group_by(mtcars, cyl) %>% 
       summarize(mean(hp), sd(hp))) %>% as.data.frame
(grouped_by_gear <- group_by(mtcars, gear) %>% 
       summarize(mean(hp), sd(hp))) %>% as.data.frame

# grouped on 2 vars: 
(grouped_by_gear_and_cyl <- group_by(mtcars, gear, cyl) %>% 
       summarize(mean(hp), sd(hp))) %>% as.data.frame

# checking result of grouping on 2 vars: 
filter(mtcars, gear==3) %>% select(cyl) %>% arrange(cyl) %>% unique 
filter(mtcars, gear==4) %>% select(cyl) %>% arrange(cyl) %>% unique 
filter(mtcars, gear==5) %>% select(cyl) %>% arrange(cyl) %>% unique 

# find how many rows in particular combinations: 
count(mtcars, cyl)
count(mtcars, cyl, gear)

# another option to count rows: 
mtcars %>% group_by(cyl, gear) %>% summarise(n= n() ) 

#replace() ----
head(mtcars); str(mtcars)
cyl_order <- order(mtcars$cyl)
mtcars2 <- mtcars[cyl_order,]

# replace cylinder value of 4 with 99999
mtcars2 %>%
      mutate(hp=replace(hp, cyl==4, 99999),  # replace values 
                                    # in cyl column where value in 
                                    # cyl column ==4 
                                    # NOTE: you could also replace 
                                    # values in some other column where
                                    # cyl==4
             brands=rownames(mtcars)) %>%
      select(12,1:11) %>% 
      as.data.frame %>% print 




#***************************************************
# DATAPASTA PACKAGE ----
#***************************************************
# help(package="datapasta")

# to paste data as tibble into R from clipboard: -----
# 1. copy the data
# 2. in your R script (not console?) use the addin "paste as tribble" 
#           > tools>>addins OR 
#           > use the toolbar "Addins" in RStudio
#           > shortcut: ctrl + shift + t


data <- tibble::tribble(
                                     ~X,           ~Location, ~Min, ~Max,
                       "Partly cloudy.",          "Brisbane",  19L,  29L,
                       "Partly cloudy.",  "Brisbane Airport",  18L,  27L,
                     "Possible shower.",        "Beaudesert",  15L,  30L,
                       "Partly cloudy.",         "Chermside",  17L,  29L,
       "Shower or two. Possible storm.",            "Gatton",  15L,  32L,
                     "Possible shower.",           "Ipswich",  15L,  30L,
                       "Partly cloudy.",     "Logan Central",  18L,  29L,
                        "Mostly sunny.",             "Manly",  20L,  26L,
                       "Partly cloudy.",     "Mount Gravatt",  17L,  28L,
                     "Possible shower.",             "Oxley",  17L,  30L,
                       "Partly cloudy.",         "Redcliffe",  19L,  27L
      )

# does it work with excel? YES!
df2 <- tibble::tribble(
                  ~task, ~time,
                  "sim", 125L,
              "vgh mdc",  25L
             )  # %>% as.data.frame 


# paste as data frame from Excel: ------
# > shortcut: ctrl + shift + d 
df3 <- data.frame(
              CTAS.Code = c(1L, 2L, 3L),
          X2016.Wkend.1 = c(2L, 66L, 293L)
       )


# try pasting as vector from excel: --------
# > shortcut: ctrl + shift + v 
months <- c("jan", "feb", "mar", "apr", "may", "jun", "jul", "aug", "sep", "oct")

# you can also paste as vertical vector
# > shortcut: ctrl + shift + alt + v 
months.v <- c("jan",
              "feb",
              "mar",
              "apr",
              "may",
              "jun",
              "jul",
              "aug",
              "sep",
              "oct")




# copy to clipboard from R: -------
mtcars$cyl %>% dmdclip()  # doesn't actually seem that useful 
